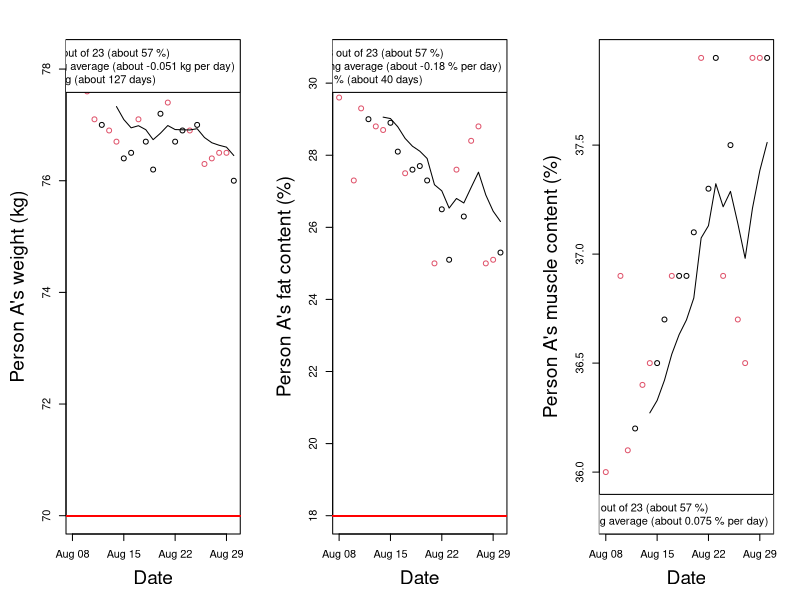
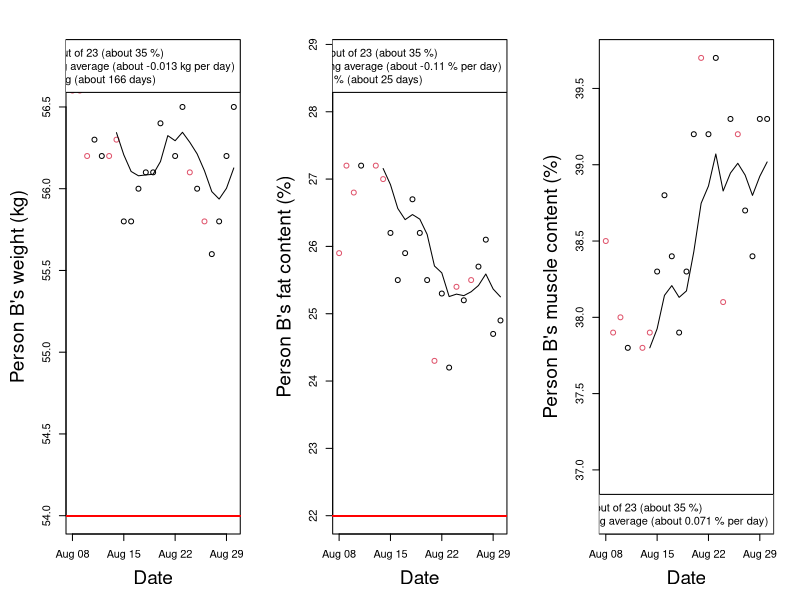

The R script that drew these images, in order:
# Load useful libraries
library(TTR)

# Read the data file
data <- read.csv("body-data.csv", head=TRUE)

# Human-friendly names and units for the different variables in the
# data file
name <- function(variable) {
    full_names <- c("Date",
                    "Person A's weight",
                    "Person A's fat content",
                    "Person A's water content",
                    "Person A's muscle content",
                    "Did Person A go to the gym?",
                    "Person B's weight",
                    "Person B's fat content",
                    "Person B's water content",
                    "Person B's muscle content",
                    "Did Person B go to the gym?")
    number <- match(variable, names(data))
    return(full_names[number])
}

unit <- function(variable) {
    units <- c("yyyy-mm-dd",
               "kg", "%", "%", "%",
               "yes/no",
               "kg", "%", "%", "%",
               "yes/no")
    number <- match(variable, names(data))
    return(units[number])
}

# Goal values for the different quantities
goal <- function(variable) {
    goals <- c(NA, 70.0, 18.0, NA, NA, 1, 54.0, 22.0, NA, NA, 1)
    number <- match(variable, names(data))
    return(goals[number])
}

# Time to maintain these goals
average_period <- 7

# Open file for plotting
graphics.off()
pdf("body-results.pdf", width=19, height=6)
par(mfrow=c(1, 3))
par(mar=c(5, 5, 3, 2))

# Let R know that our date is actually a date
data$date <- as.Date(data$date)

# List of interesting time-varying quantities
variables <- c("a.mass", "a.fat", "a.musc",
	       "b.mass", "b.fat", "b.musc")

for (variable in variables) {

    # Get some descriptions of the recorded data
    variable_name <- name(variable)
    variable_unit <- unit(variable)
    variable_goal <- goal(variable)
    variable_range <- range(data[, variable], na.rm=TRUE)
    goal_exists <- !is.na(variable_goal)

    # Expand the plot ranges if the goal lies outside the data
    if(goal_exists) {
        if (variable_goal < variable_range[1]) {
            variable_range[1] <- variable_goal
        }
        if (variable_goal > variable_range[2]) {
            variable_range[2] <- variable_goal
        }
    }

    # Assign colours to points based on whether we went to the gym
    gym_variable <- paste(substr(variable, 1, 2), "gym", sep="")
    went_to_gym <- factor(data[, gym_variable],
                          labels=c("black", "red"))
    went_to_gym[which(is.na(went_to_gym))] <- "black"

    # Plot the recorded data
    plot(data$date, data[, variable],
         xlab="Date", ylab=paste(variable_name,
                                 " (", variable_unit, ")", sep=""),
         ylim=variable_range,
         cex.lab=1.75,
         col=went_to_gym)

    # Superimpose the exponential moving average over the last days
    lines(data$date, EMA(data[, variable], average_period))

    # Superimpose the goal if one exists
    if(goal_exists) {
        abline(h = rep(variable_goal, dim(data)[1]), col="red")
    }

    # Generate the legend
    gym_days <- sum(data[, gym_variable], na.rm=TRUE)
    total_days <- as.numeric(range(data$date)[2] -
                             range(data$date)[1]) + 1
    gym_title <- paste("Gym days: ", gym_days, " out of ", total_days,
                       " (about ", format(gym_days/total_days*100,
                                          digits=2), " %)", sep="")

    change_per_day <- lm(data[, variable]~data$date)$coefficients[2]
    fit_title <- paste("Weekly moving average (about",
                       format(change_per_day, digits=2),
                       variable_unit, "per day)")

    # Position the legend according to the trend in the data
    if(change_per_day < 0.0) {
        position <- "topright"
    } else {
        position <- "bottomright"
    }

    # Display the legend
    if(goal_exists) {
        days_to_goal <- (variable_goal - data[, variable]
                         [dim(data)[1] - 1])/change_per_day
        goal_title <- paste("Ideal goal:", variable_goal,
                            variable_unit, "(about",
                            format(days_to_goal, digits=2), "days)")
        legend(position,
               pch=c('o', '-', '-'),
               y=c(gym_title, fit_title, goal_title),
               col=c("red", "black", "red"))
    } else {
        legend(position,
               pch=c('o', '-'),
               y=c(gym_title, fit_title),
               col=c("red", "black"))
    }

}

# Close plot file
graphics.off()
